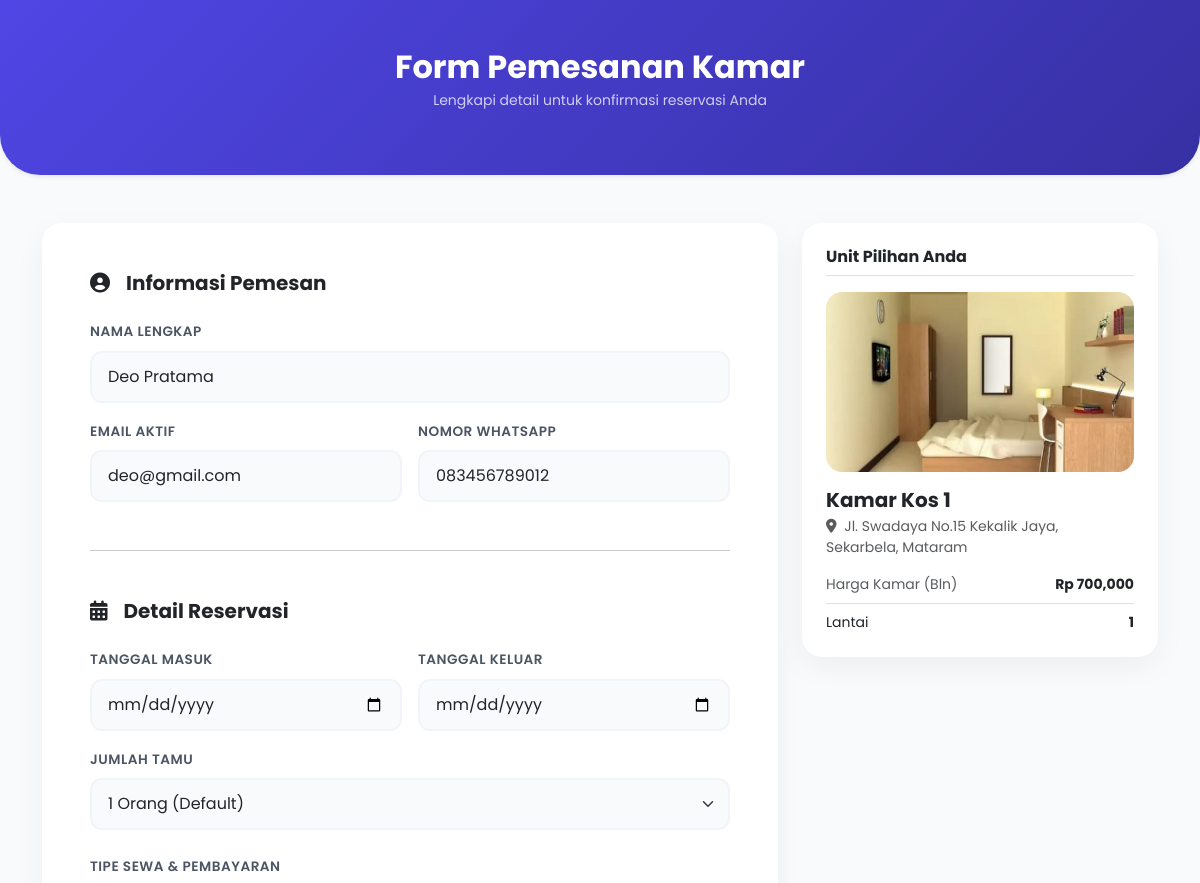
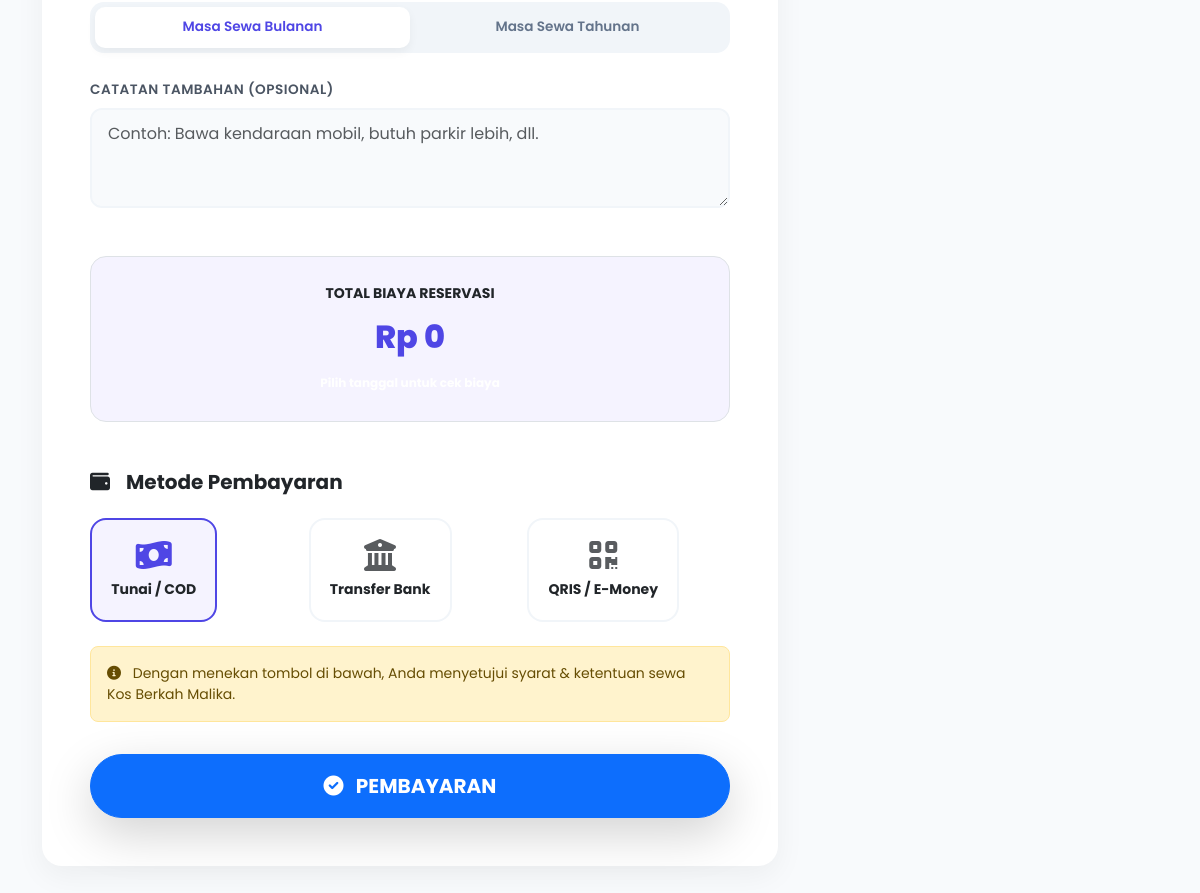
Page /users/pesan_kamar.php?id=1 (signed in) on the committed database (2 pictures, top to bottom).
### tables this page shows
CREATE TABLE IF NOT EXISTS pengguna (
    id_pengguna INT(11) NOT NULL AUTO_INCREMENT,
    username VARCHAR(255) NOT NULL UNIQUE,
    nama_lengkap VARCHAR(255) NOT NULL,
    email VARCHAR(255) NOT NULL UNIQUE,
    no_hp VARCHAR(20) DEFAULT NULL,
    kata_sandi VARCHAR(255) NOT NULL,
    peran ENUM('admin','penyewa') NOT NULL DEFAULT 'penyewa',
    foto_profil VARCHAR(255) DEFAULT NULL,
    dibuat_pada TIMESTAMP DEFAULT CURRENT_TIMESTAMP,
    diperbarui_pada TIMESTAMP DEFAULT CURRENT_TIMESTAMP
        ON UPDATE CURRENT_TIMESTAMP,
    PRIMARY KEY (id_pengguna)
);

CREATE TABLE IF NOT EXISTS kamar (
    id_kamar INT(11) NOT NULL AUTO_INCREMENT,
    nama_kamar VARCHAR(255) NOT NULL,
    tipe_kamar VARCHAR(100) DEFAULT NULL,
    luas_kamar VARCHAR(50) DEFAULT NULL,
    lokasi VARCHAR(255) DEFAULT NULL,
    deskripsi TEXT DEFAULT NULL,
    foto_utama VARCHAR(255) DEFAULT NULL,
    foto_lemari VARCHAR(255) DEFAULT NULL,
    foto_kasur VARCHAR(255) DEFAULT NULL,
    foto_dapur VARCHAR(255) DEFAULT NULL,
    foto_kamar_mandi VARCHAR(255) DEFAULT NULL,
    foto_lainnya VARCHAR(255) DEFAULT NULL,
    harga_per_bulan DECIMAL(15,2) DEFAULT 0.00,
    harga_per_tahun DECIMAL(15,2) DEFAULT 0.00,
    lantai INT(11) DEFAULT 1,
    status_kamar ENUM('tersedia','terisi','perbaikan') DEFAULT 'tersedia',
    dibuat_pada TIMESTAMP DEFAULT CURRENT_TIMESTAMP,
    diperbarui_pada TIMESTAMP DEFAULT CURRENT_TIMESTAMP
        ON UPDATE CURRENT_TIMESTAMP,
    PRIMARY KEY (id_kamar)
);

### users/pesan_kamar.php (the view, shortened to what this page needs)
<?php
require_once '../config/database.php';
$user_id = $_SESSION['user_id'];
$room_id = $_GET['id'] ?? 0;
$room = null;
$u_stmt = $conn->prepare("SELECT * FROM pengguna WHERE id_pengguna = ?");
$u_stmt->bind_param("i", $user_id);
$u_stmt->execute();
$current_user = $u_stmt->get_result()->fetch_assoc();
if ($room_id) {
    $stmt = $conn->prepare("SELECT * FROM kamar WHERE id_kamar = ?");
    $stmt->bind_param("i", $room_id);
    $stmt->execute();
    $room = $stmt->get_result()->fetch_assoc();
}
?>
<!DOCTYPE html>
<html lang="id">
<head>
    <link href="https://cdn.jsdelivr.net/npm/bootstrap@5.3.0/dist/css/bootstrap.min.css" rel="stylesheet">
    <link rel="stylesheet" href="https://cdnjs.cloudflare.com/ajax/libs/font-awesome/6.0.0/css/all.min.css">
</head>
<body>
    <div class="page-header text-center shadow-sm">
        <div class="container">
            <h2 class="fw-bold mb-1">Form Pemesanan Kamar</h2>
            <p class="opacity-75 small">Lengkapi detail untuk konfirmasi reservasi Anda</p>
        </div>
    </div>
    <div class="container py-5">
        <form method="POST" enctype="multipart/form-data">
        <div class="row g-4">
            <div class="col-lg-8">
                <div class="card-custom p-4 p-md-5">
                    <h5 class="fw-bold mb-4 d-flex align-items-center"><i class="fas fa-user-circle me-3 text-indigo-600"></i>Informasi Pemesan</h5>
                    <div class="row g-3 mb-4">
                        <div class="col-md-12">
                            <label class="form-label">Nama Lengkap</label>
                            <input type="text" name="full_name" class="form-control" value="<?php echo htmlspecialchars($current_user['nama_lengkap'] ?: $_SESSION['username']); ?>" required>
                        </div>
                        <div class="col-md-6">
                            <label class="form-label">Email Aktif</label>
                            <input type="email" name="email_pemesan" class="form-control" value="<?php echo htmlspecialchars($current_user['email']); ?>" required>
                        </div>
                        <div class="col-md-6">
                            <label class="form-label">Nomor WhatsApp</label>
                            <input type="text" name="no_hp_pemesan" class="form-control" value="<?php echo htmlspecialchars($current_user['no_hp']); ?>" required placeholder="08xxxxxxxx">
                        </div>
                    </div>
                    <hr class="my-5 opacity-25">
                    <h5 class="fw-bold mb-4 d-flex align-items-center"><i class="fas fa-calendar-alt me-3 text-indigo-600"></i>Detail Reservasi</h5>
                    <div class="row g-3 mb-4">
                        <div class="col-md-6">
                            <label class="form-label">Tanggal Masuk</label>
                            <input type="date" name="check_in" id="checkIn" class="form-control" required min="<?php echo date('Y-m-d'); ?>" onchange="calculateTotal()">
                        </div>
                        <div class="col-md-6">
                            <label class="form-label">Tanggal Keluar</label>
                            <input type="date" name="check_out" id="checkOut" class="form-control" required min="<?php echo date('Y-m-d', strtotime('+1 day')); ?>" onchange="calculateTotal()">
                        </div>
                        <div class="col-md-12">
                            <label class="form-label">Jumlah Tamu</label>
                            <select name="guests" class="form-select">
                                <option value="1">1 Orang (Default)</option>
                            </select>
                        </div>
                    </div>
                    <label class="form-label">Tipe Sewa & Pembayaran</label>
                    <div class="segment-control">
                        <div class="segment-item">
                            <label for="dtMonthly" class="segment-label">Masa Sewa Bulanan</label>
                        </div>
                         <div class="segment-item">
                            <label for="dtYearly" class="segment-label">Masa Sewa Tahunan</label>
                        </div>
                    </div>
                    <div class="mb-5">
                       <label class="form-label">Catatan Tambahan (Opsional)</label>
                       <textarea name="catatan" class="form-control" rows="3" placeholder="Contoh: Bawa kendaraan mobil, butuh parkir lebih, dll."></textarea>
                    </div>
                    <div class="bg-indigo-50 p-4 rounded-4 mb-5 text-center border border-indigo-100" style="background: #f5f3ff;">
                        <span class="text-indigo-600 small fw-bold text-uppercase letter-spacing-1">Total Biaya Reservasi</span>
                        <div class="total-price-display my-2" id="totalPriceDisplay">Rp 0</div>
                        <div class="badge bg-indigo-600 rounded-pill px-3 py-2" id="durationText">Pilih tanggal untuk cek biaya</div>
                    </div>
                    <h5 class="fw-bold mb-4 d-flex align-items-center"><i class="fas fa-wallet me-3 text-indigo-600"></i>Metode Pembayaran</h5>
                    <div class="row g-3 mb-4">
                        <div class="col-md-4">
                            <label for="pmCash" class="payment-option">
                                <i class="fas fa-money-bill-wave fa-2x mb-2 text-muted"></i>
                                <div class="fw-bold small">Tunai / COD</div>
                            </label>
                        </div>
                        <div class="col-md-4">
                            <label for="pmTransfer" class="payment-option">
                                <i class="fas fa-university fa-2x mb-2 text-muted"></i>
                                <div class="fw-bold small">Transfer Bank</div>
                            </label>
                        </div>
                        <div class="col-md-4">
                            <label for="pmEwallet" class="payment-option">
                                <i class="fas fa-qrcode fa-2x mb-2 text-muted"></i>
                                <div class="fw-bold small">QRIS / E-Money</div>
                            </label>
                        </div>
                    </div>
                    <div class="alert alert-warning small rounded-3 mt-4">
                         <i class="fas fa-info-circle me-2"></i> Dengan menekan tombol di bawah, Anda menyetujui syarat & ketentuan sewa Kos Berkah Malika.
                    </div>
                    <button type="submit" class="btn btn-primary btn-lg w-100 rounded-pill py-3 mt-3 shadow-lg fw-bold">
                        <i class="fas fa-check-circle me-2"></i> PEMBAYARAN
                    </button>
                </div>
            </div>
            <div class="col-lg-4">
                <div class="card-custom p-4 sticky-top" style="top: 2rem;">
                    <h6 class="fw-bold mb-3 border-bottom pb-2">Unit Pilihan Anda</h6>
                    <img src="../public/<?php echo $room['foto_utama']; ?>" class="room-summary-img mb-3" onerror="this.src='https://via.placeholder.com/400x250'">
                    <h5 class="fw-bold text-indigo-600 mb-1"><?php echo htmlspecialchars($room['nama_kamar']); ?></h5>
                    <p class="text-muted small mb-3"><i class="fas fa-map-marker-alt me-1"></i> <?php echo htmlspecialchars($room['lokasi']); ?></p>
                    <div class="d-flex justify-content-between small mb-2 text-muted">
                        <span>Harga Kamar (Bln)</span>
                        <span class="fw-bold text-dark">Rp <?php echo number_format($room['harga_per_bulan']); ?></span>
                    </div>
                    <div class="d-flex justify-content-between small border-top pt-2 mt-2">
                        <span>Lantai</span>
                        <span class="fw-bold"><?php echo $room['lantai']; ?></span>
                    </div>
                </div>
            </div>
        </div>
        </form>
    </div>
</body>
</html>

### users/pesan_kamar.php (style rules this page uses)
:root { --primary-color: #4f46e5; --secondary-color: #f8f9fa; }
body { background-color: #f8fafc; font-family: 'Poppins', sans-serif; }
.page-header { background: linear-gradient(135deg, #4f46e5, #3730a3); color: white; padding: 3rem 0; border-radius: 0 0 40px 40px; }
.card-custom { border: 0; border-radius: 20px; box-shadow: 0 10px 30px rgba(0,0,0,0.05); background: white; }
.form-label { font-weight: 600; color: #4b5563; font-size: 0.85rem; text-transform: uppercase; letter-spacing: 0.5px; }
.form-control, .form-select { border-radius: 12px; padding: 0.75rem 1rem; border: 2px solid #f1f5f9; background-color: #f8fafc; transition: 0.3s; }
.segment-control { display: flex; background: #f1f5f9; padding: 5px; border-radius: 14px; margin-bottom: 1.5rem; }
.segment-item { flex: 1; }
.segment-label { display: block; text-align: center; padding: 10px; border-radius: 10px; cursor: pointer; font-weight: 600; font-size: 0.85rem; color: #64748b; transition: 0.2s; }
.segment-input:checked + .segment-label { background: white; color: #4f46e5; box-shadow: 0 4px 10px rgba(0,0,0,0.05); }
.payment-option { border: 2px solid #f1f5f9; border-radius: 16px; padding: 1.2rem; cursor: pointer; transition: 0.3s; text-align: center; height: 100%; background: white; }
.payment-input:checked + .payment-option { border-color: #4f46e5; background-color: #f5f3ff; }
.payment-input:checked + .payment-option i { color: #4f46e5 !important; }
.total-price-display { font-size: 2rem; font-weight: 800; color: #4f46e5; }
.room-summary-img { width: 100%; height: 180px; object-fit: cover; border-radius: 16px; }

### rows in the picture
pengguna: full_name "Deo Pratama", email_pemesan "deo@gmail.com", no_hp_pemesan "083456789012"
kamar: foto_utama (picture), nama_kamar "Kamar Kos 1", lokasi "Jl. Swadaya No.15 Kekalik Jaya, Sekarbela, Mataram", harga_per_bulan "700,000", lantai "1"
